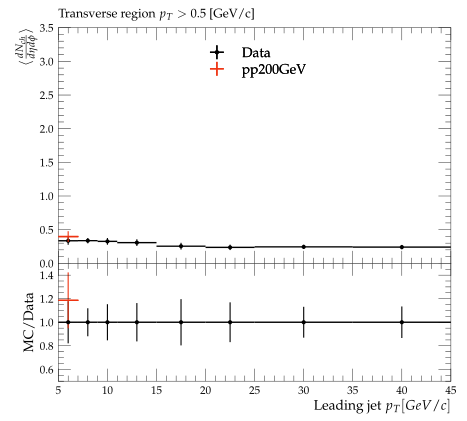

Reproduce this figure in Python.
#! /usr/bin/env python3

# This Python script was auto-generated using YODA v2.1.0.
# Analysis object: /STAR_2019_I1771348/d02-x01-y02
# Timestamp: 07-10-2025 (17:32:21)

import matplotlib as mpl
import matplotlib.pyplot as plt
mpl.use('Agg') # comment out for interactive use
import os
import numpy as np
from numpy import nan, inf

plotDir = os.path.split(os.path.realpath(__file__))[0]
if 'YODA_USER_PLOT_PATH' in globals():
    plot_outdir = globals()['YODA_USER_PLOT_PATH']
else:
    plot_outdir = plotDir

#plot style
plt.style.use(os.path.join(plotDir, '../default.mplstyle'))
# plot metadata
figW, figH = plt.rcParams['figure.figsize']
ax_xLabel = r'Leading jet $p_{T} [GeV/c]$'
ax_yLabel = r'$ \langle \frac{dN_{ch}}{d\eta d\phi} \rangle$'
ax_title  = r'Transverse region $p_{T} > 0.5$ [GeV/c]'
ax_xScale = 'linear'
ax_yScale = 'linear'
xLims = (5.0, 45.0)
yLims = (0.0, 3.5)

# TeX-friendly labels for the legend
labels = {
    'legend' : ([ r"Data", r"pp200GeV" ], r""),
}

# Adjust canvas width and height
canvasW = 10.0
canvasH = 9.0
figW *= canvasW/10.
figH *= canvasH/9.

# Create figure and axis objects
fig, (ax, ratio0_ax) = plt.subplots(2, 1, sharex=True,
                  figsize=(figW,figH), gridspec_kw={'height_ratios': (6.0, 3.0)})

# Set figure margins
plt.subplots_adjust(
    left   = 1.0 * plt.rcParams['figure.subplot.left'],
    right  = 1.0 * plt.rcParams['figure.subplot.right'],
    top    = 1.0 * plt.rcParams['figure.subplot.top'],
    bottom = 1.0 * plt.rcParams['figure.subplot.bottom'])

ratio0_ax.yaxis.set_major_locator(mpl.ticker.MultipleLocator(0.2))
ratio0_ax.set_ylim(0.5, 1.4999)
ratio0_ax.set_ylabel('MC/Data')

# the numerical data is stored in a separate file
dataf = dict()
prefix = os.path.split(__file__)[0]
if prefix:    prefix = prefix + '/'
exec(open(prefix+'d02-x01-y02__data.py').read(), dataf)


legend_handles = dict() # keep track of handles for the legend

# style options for curves
# starts at zorder>=5 to draw curve on top of legend
styles = {
  'Data': {
    'color' : 'black',
    'linestyle' : '-',
    'linewidth' : 1,
    'marker' : 'o',
    'markersize' : 2,
    'capsize' : 0.0,
    'zorder' : 5,
    'histstyle' : 0,
    'drawstyle' : 'steps-pre',
    'xerrorbars' : 1,
    'yerrorbars' : 1,
    'fillcolor' : None,
    'fillopacity' : 1.0,
    'ratio0_linestyle' : '-',
    'ratio0_linewidth' : 1,
    'ratio0_marker' : 'o',
    'ratio0_markersize' : 2,
    'ratio0_capsize' : 0.0,
    'ratio0_zorder' : 5,
    'ratio0_histstyle' : 0,
    'ratio0_drawstyle' : 'steps-pre',
    'ratio0_xerrorbars' : 1,
    'ratio0_yerrorbars' : 1,
  },
  'pp200GeV.yoda': {
    'color' : '#EE3311',
    'linestyle' : '-',
    'linewidth' : 1,
    'marker' : 'none',
    'markersize' : 2,
    'capsize' : 0.0,
    'zorder' : 6,
    'histstyle' : 1,
    'drawstyle' : 'steps-pre',
    'xerrorbars' : 1,
    'yerrorbars' : 1,
    'fillcolor' : None,
    'fillopacity' : 1.0,
    'ratio0_linestyle' : '-',
    'ratio0_linewidth' : 1,
    'ratio0_marker' : 'none',
    'ratio0_markersize' : 2,
    'ratio0_capsize' : 0.0,
    'ratio0_zorder' : 6,
    'ratio0_histstyle' : 1,
    'ratio0_drawstyle' : 'steps-pre',
    'ratio0_xerrorbars' : 1,
    'ratio0_yerrorbars' : 1,
  },
}

# curve from input yoda files in main panel
for label, yvals in dataf['yvals'].items():
    if all(np.isnan(v) for v in dataf['yvals'][label]):
        continue
    tmp = None
    if styles[label]['histstyle']: # draw as histogram
        xpos = dataf['xedges'][label] if styles[label]['drawstyle'] else dataf['xpoints'][label]
        ypos = np.insert(yvals, 0, yvals[0]) if styles[label]['drawstyle'] else yvals
        if styles[label]['fillcolor']: # fill area below curve
            ax.fill_between(xpos, ypos, step='pre',
                            color=styles[label]['fillcolor'],
                            alpha=styles[label]['fillopacity'])
        tmp, = ax.plot(xpos, ypos,
                       color=styles[label]['color'],
                       linestyle=styles[label]['linestyle'],
                       linewidth=styles[label]['linewidth'],
                       drawstyle=styles[label]['drawstyle'], solid_joinstyle='miter',
                       zorder=styles[label]['zorder'], label=label)
    tmp = ax.errorbar(dataf['xpoints'][label], yvals,
                      xerr=np.array(dataf['xerrs'][label])*styles[label]['xerrorbars'],
                      yerr=np.array(dataf['yerrs'][label])*styles[label]['yerrorbars'],
                      fmt=styles[label]['marker'], capsize=styles[label]['capsize'],
                      markersize=styles[label]['markersize'],
                      ecolor=styles[label]['color'],
                      color=styles[label]['color'], zorder=styles[label]['zorder'])
    tmp[-1][0].set_linestyle(styles[label]['linestyle'])
    tmp[-1][0].set_linewidth(styles[label]['linewidth'])
    if label in dataf['add_legend_handle']:  legend_handles[label] = tmp
    for varLabel in dataf['variation_yvals'].keys():
        if varLabel.startswith(label):
            tmp, = ax.plot(dataf['xedges'][label], dataf['variation_yvals'][varLabel],
                           color=styles[label]['color'],
                           linestyle=styles[label]['linestyle'],
                           linewidth=styles[label]['linewidth'],
                           drawstyle='steps-pre', solid_joinstyle='miter',
                           zorder=styles[label]['zorder'], alpha=0.5)


# plots on ratio panel
# curve from input yoda files in ratio panel
for label, yvals in dataf['ratio0_yvals'].items():
    if all(np.isnan(v) for v in yvals):
        continue
    if styles[label]['ratio0_histstyle']: # plot as histogram
        xpos = dataf['xedges']['Data'] if styles[label]['ratio0_drawstyle'] else dataf['xpoints']['Data']
        ypos = np.insert(yvals, 0, yvals[0]) if styles[label]['ratio0_drawstyle'] else yvals
        ratio0_ax.plot(xpos, ypos,
                       color=styles[label]['color'],
                       linewidth=styles[label]['linewidth'],
                       linestyle=styles[label]['ratio0_linestyle'],
                       drawstyle=styles[label]['ratio0_drawstyle'], zorder=styles[label]['zorder'],
                       solid_joinstyle='miter')
    tmp = ratio0_ax.errorbar(dataf['xpoints']['Data'], yvals,
                             xerr=np.array(dataf['ref_xerrs'])*styles[label]['ratio0_xerrorbars'],
                             yerr=np.array(dataf['ratio0_yerrs'][label])*styles[label]['ratio0_yerrorbars'],
                             fmt=styles[label]['ratio0_marker'], capsize=styles[label]['ratio0_capsize'],
                             markersize=styles[label]['ratio0_markersize'],
                             ecolor=styles[label]['color'],
                             color=styles[label]['color'])
    tmp[-1][0].set_linestyle(styles[label]['ratio0_linestyle'])
    tmp[-1][0].set_linewidth(styles[label]['ratio0_linewidth'])

    for varlabel in dataf['ratio0_variation_vals'].keys():
        if varlabel.startswith(label):
            ratio0_ax.plot(dataf['xedges']['Data'],
                            dataf['ratio0_variation_vals'][varlabel],
                            color=styles[label]['color'],
                            linestyle=styles[label]['linestyle'],
                            linewidth=styles[label]['linewidth'],
                            drawstyle='steps-pre', solid_joinstyle='miter',
                            zorder=1, alpha=0.5)

legend_items = list(legend_handles.values())
ax.add_artist(ax.legend(legend_items,
                        labels['legend'][0],
                        title=labels['legend'][1],
                        alignment='left',
                        loc='upper center',
                        bbox_to_anchor=(0.5, 0.97)))

# set plot metadata as defined above
ratio0_ax.set_xlabel(ax_xLabel)
ratio0_ax.xaxis.set_label_coords(1., -0.15)
ax.set_ylabel(ax_yLabel, ha='right', va='top')
ax.yaxis.set_label_coords(-0.11, 1.0)
ax.set_title(ax_title, loc='left')
ax.set_xscale(ax_xScale)
ax.set_yscale(ax_yScale)
ax.set_xlim(xLims)
ax.set_ylim(yLims)

# tick formatting
plt.rcParams['xtick.top'] = 1
plt.rcParams['ytick.right'] = 1
fig.align_ylabels((ax, ratio0_ax))
plt.savefig(os.path.join(plot_outdir, 'd02-x01-y02.pdf'), format='PDF')
plt.savefig(os.path.join(plot_outdir, 'd02-x01-y02.png'), format='PNG')

plt.close(fig)
